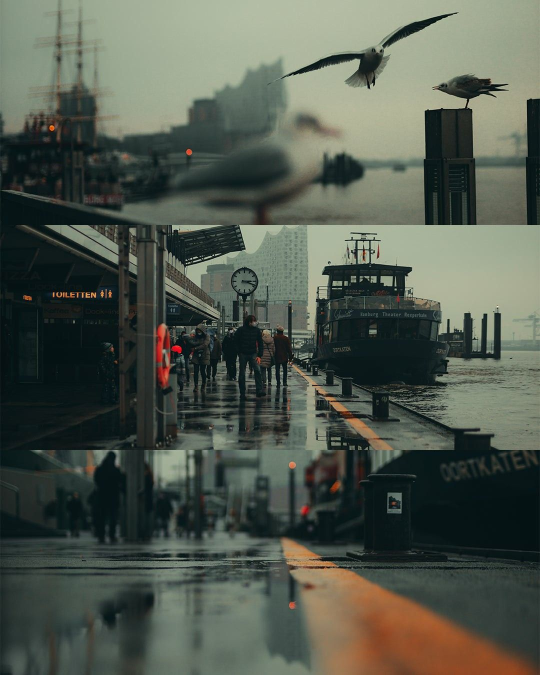
#> input picture skills/imi-social-visuals/references/photo-treatment-reference.png, 1080 x 1350 px (shown at 1/2 size)
$ python compose.py --image ../references/photo-treatment-reference.png --format 1080x1350 --headline-line ../references/template-guideline.png --subheadline ../references/template-guideline.png --source-type concept --output out.png
#> lines starting #> are read from the running program, lines starting #| are printed output that depends on the picture
#> in compose, source is the input picture: PIL image 1080x1350 RGB; mean R, G, B 81.8, 89.1, 78.2
#!/usr/bin/env python3
"""Compose an IMI social visual from a prepared photograph.

Requires Pillow. This script handles layout, typography and crop, not creative
photo editing or image generation.
"""

import argparse
from pathlib import Path

from PIL import Image, ImageDraw, ImageFont, ImageOps


ROOT = Path(__file__).resolve().parents[1]
ASSETS = ROOT / "assets"
FORMATS = {
    "1080x1350": {"size": (1080, 1350), "headline": 73, "sub": 29,
                  "sub_top_from_bottom": 207, "footer_from_bottom": 80,
                  "label_from_bottom": 31, "fade_start": 0.60},
    "1080x1920": {"size": (1080, 1920), "headline": 78, "sub": 31,
                  "sub_top_from_bottom": 310, "footer_from_bottom": 178,
                  "label_from_bottom": 98, "fade_start": 0.70},
    "1080x1080": {"size": (1080, 1080), "headline": 63, "sub": 26,
                  "sub_top_from_bottom": 175, "footer_from_bottom": 70,
                  "label_from_bottom": 27, "fade_start": 0.55},
}


def load_font(name, size, variation):
    font = ImageFont.truetype(str(ASSETS / name), size)
    font.set_variation_by_name(variation)
    return font


def fitted_font(draw, texts, name, variation, start_size, min_size, width):
    for size in range(start_size, min_size - 1, -1):
        font = load_font(name, size, variation)
        if all(draw.textbbox((0, 0), text, font=font)[2] <= width for text in texts):
            return font
    raise ValueError("Copy is too long for the format; shorten it instead of shrinking further.")


def center_text(draw, width, text, ink_top, font, fill):
    box = draw.textbbox((0, 0), text, font=font)
    x = round((width - (box[2] - box[0])) / 2 - box[0])
    y = round(ink_top - box[1])
    draw.text((x, y), text, font=font, fill=fill)
    return ink_top + box[3] - box[1]


def add_contrast_fades(image, fade_start):
#> called with fade_start = 0.6
    width, height = image.size
#> width = 1080; height = 1350
    overlay = Image.new("RGBA", image.size, (0, 0, 0, 0))
#> overlay: PIL image 1080x1350 RGBA; every value is 0
    draw = ImageDraw.Draw(overlay)
    rows = []
    for y in range(height):
        if y <= 230:
            alpha = 95
        elif y < 350:
            alpha = round(95 * (350 - y) / 120)
        elif y < height * fade_start:
            alpha = 0
        else:
            alpha = round(245 * (y - height * fade_start) / (height * (1 - fade_start)))
        rows.append((5, 13, 17, max(0, min(245, alpha))))
    for y, color in enumerate(rows):
        if color[3]:
            draw.line((0, y, width, y), fill=color)
    return Image.alpha_composite(image.convert("RGBA"), overlay)
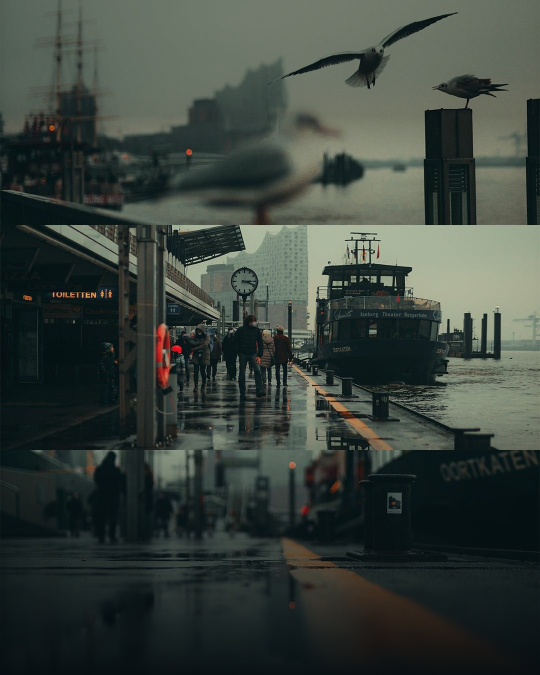
#> returned value: PIL image 1080x1350 RGBA (shown at 1/2 size); mean R, G, B, A 58.2, 66.8, 60.6, 255


def compose(args):
    cfg = FORMATS[args.format]
    width, height = cfg["size"]
    source = Image.open(args.image)
    if source.width < 800 or source.height < 800:
        raise ValueError("Background is too small for a sharp social export.")
    image = ImageOps.fit(
        source.convert("RGBA"), (width, height), Image.Resampling.LANCZOS,
        centering=(args.focal_x, args.focal_y),
    )
    image = add_contrast_fades(image, cfg["fade_start"])

#> (the run stopped early here; a loop or call above may not have finished)

$ run again, on skills/imi-social-visuals/assets/style-anchor-speedboat.png
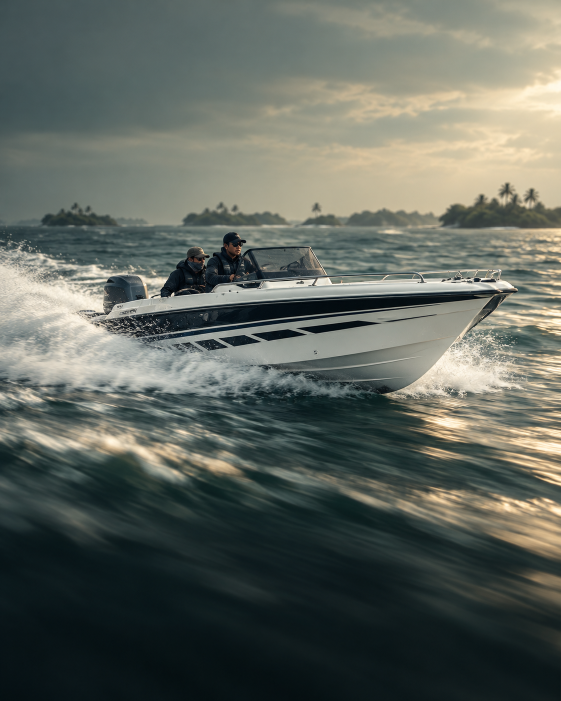
#> input picture skills/imi-social-visuals/assets/style-anchor-speedboat.png, 1122 x 1402 px (shown at 1/2 size)
#> in compose, source is the input picture: PIL image 1122x1402 RGB; mean R, G, B 95.4, 101.3, 93.7
#> overlay: PIL image 1080x1350 RGBA; every value is 0
#> in add_contrast_fades, `return Image.alpha_composite(image.convert("RGBA"), overlay)`:
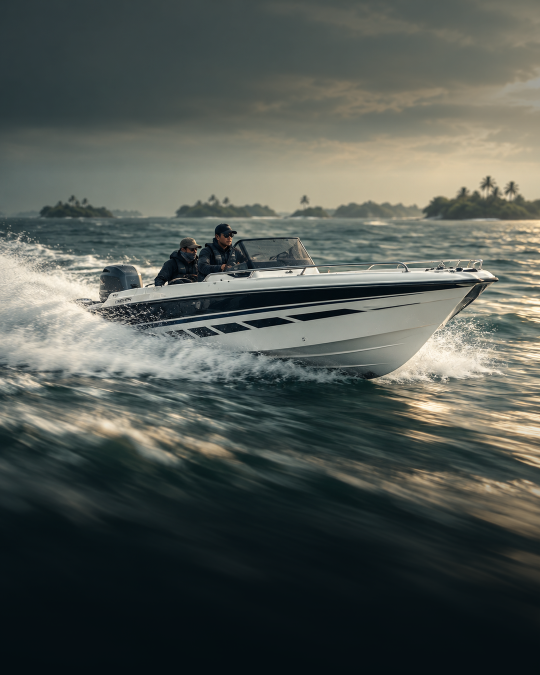
#> returned value: PIL image 1080x1350 RGBA (shown at 1/2 size); mean R, G, B, A 81.3, 87.1, 81.6, 255
